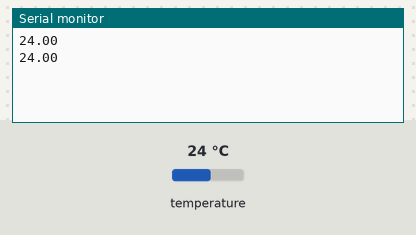
The sketch below on a simulated Arduino Uno, built with avr-gcc and run on an emulated ATmega328P. Parts: the last lines printed to the serial monitor. The test bench sets the inputs (shaded band); at power-on: temperature 24 °C.

Above: at 3.3 s.
3.4 s: temperature set to 12 °C
At 5.5 s:
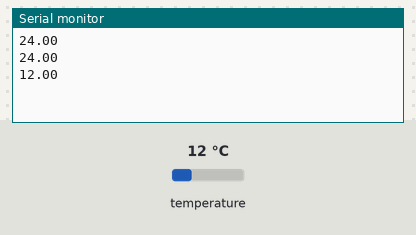
5.9 s: temperature set to 19 °C
At 6.9 s:
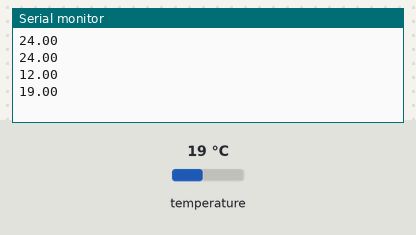
Timing chart, 0 to 8.9 s (numbered marks = the images above; inputs shaded):
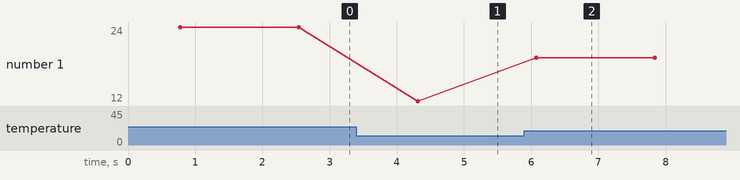

Measured:
- after the input at 3.4 s, the serial monitor: prints a new line after 0.91 s (image 1)
- after the input at 5.9 s, the serial monitor: prints a new line after 0.17 s (image 2)
- plotted number 1: 24 → 12 after the input at 3.4 s, 12 → 19 after the input at 5.9 s

The sketch:

Uso_de_Sensor_de_Temperatura.ino
```cpp
#include <OneWire.h> //Incluye libreria de protocolo de comunicacion One-Wire
#include <DallasTemperature.h> //Incluye libreria para el uso de sensor de temperatura

#define ONE_WIRE_BUS 7 //asigna al pin 7 del arduino para que nos pase el dato de temperatura
OneWire oneWire(ONE_WIRE_BUS); //En la libreria OneWire se le asigna en que pin se va a estar realizando la comunicacion
DallasTemperature sensors(&oneWire); //Se le asigna al objeto (Sensors) el pin donde se utiliza el protocolo One-Wire

void setup(void){

  Serial.begin(9600);
  sensors.begin(); //Inicializa la libreria DallasTemperature

}

void loop(void){

  sensors.requestTemperatures();  //Envia una solicitud al sensor para ver que temperatura nos devolvera el sensor
  float tempC = sensors.getTempCByIndex(0); //asignamos a la variable "tempC" la lectura en el sensor
  Serial.println(tempC); //mostramos los valore mostrados en la variable tempC
  delay(1000);

}
```
